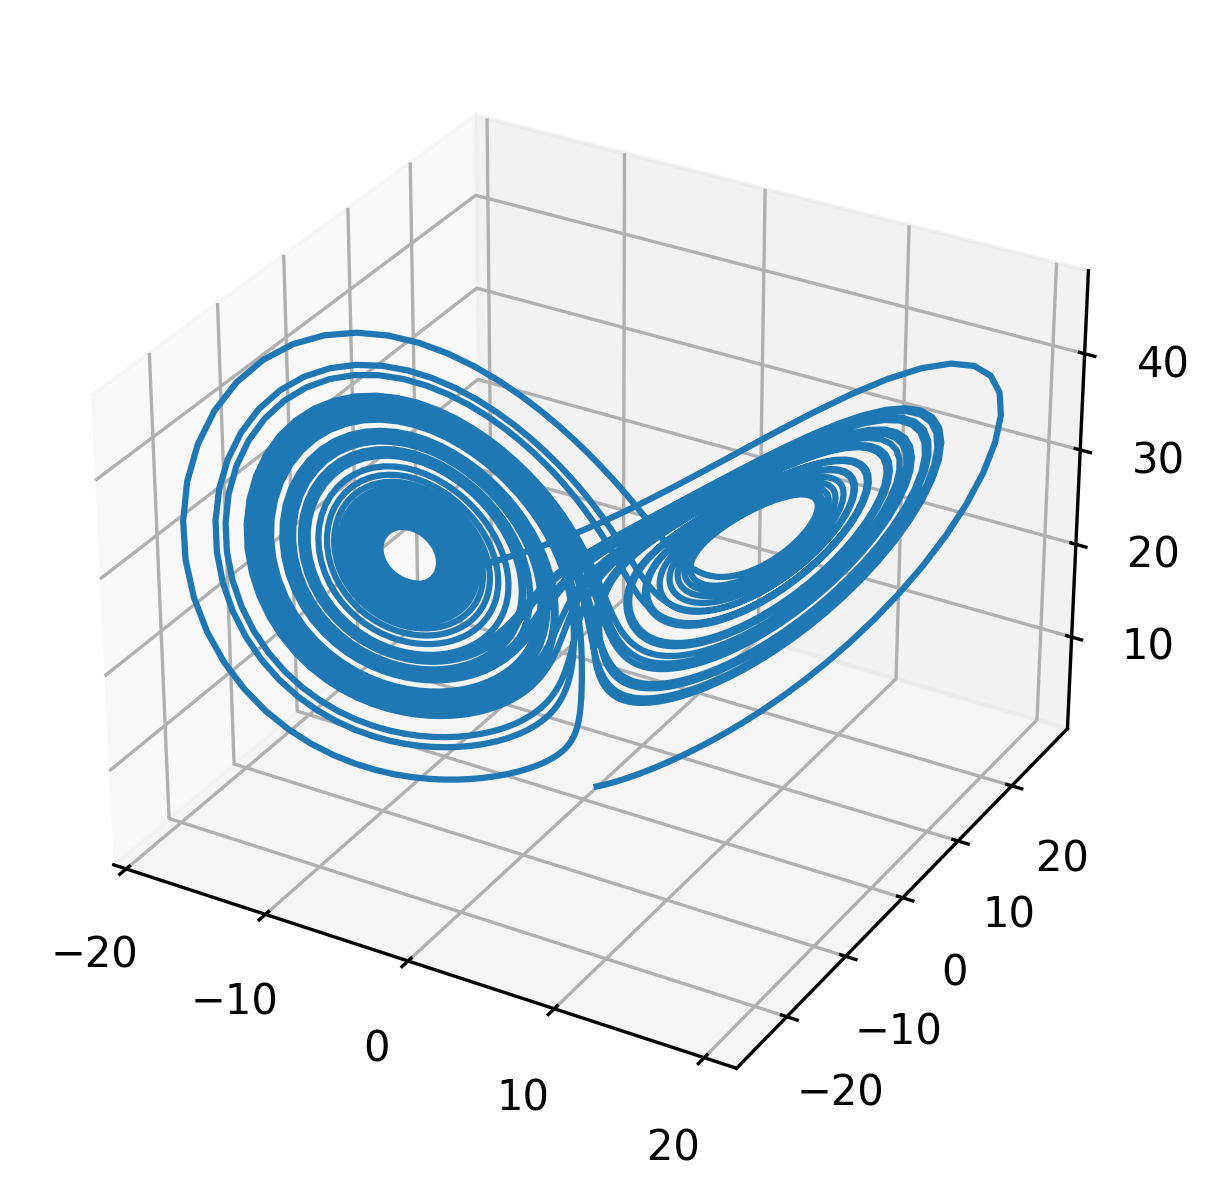

This figure's Python source:

import numpy as np
import matplotlib.pyplot as plt
from mpl_toolkits.mplot3d import Axes3D

if __name__== "__main__":
    numVars = 3
    D = np.fromfile("./state_snapshots.bin")
    numTimeSteps = int(np.size(D)/numVars)
    print(numTimeSteps)
    #D  = np.reshape(data, (numTimeSteps, numVars))

    fig = plt.figure()
    ax = fig.add_subplot(1, 1, 1, projection='3d')
    ax.plot(D[0::3], D[1::3], D[2::3])
    fig.savefig("plot.png", format="png", bbox_inches='tight', dpi=300)
    plt.show()
